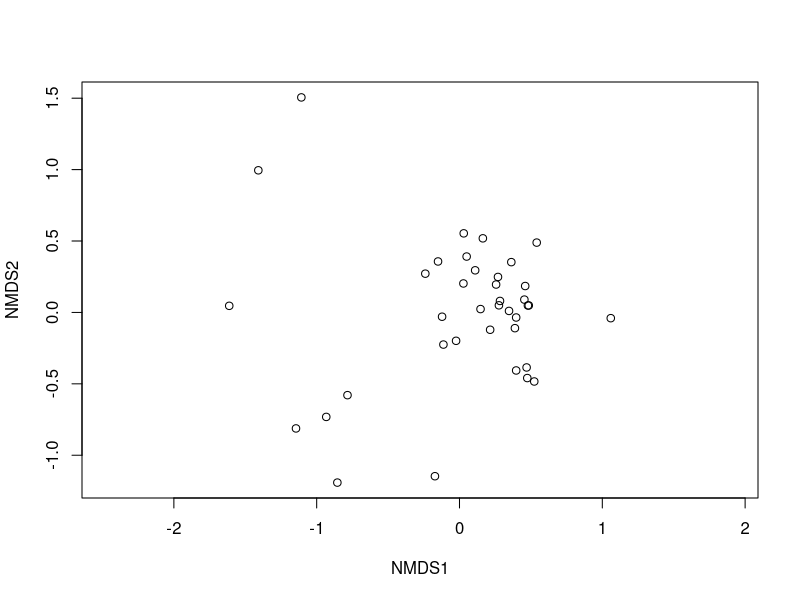

Here is the R script that generated this plot: (Note: this script raises an error after producing the figure.)
## ---- chunk 1


#bring in taxonomy and meta data from working directory. 
#CO1_raw_taxonomy <- read.csv(file = "CO1_ASV_raw_taxonomy_100.csv", header = TRUE, row.names = 1)
#or
#CO1_filtered_taxonomy <- read.csv(file = "CO1_ASV_sum_by_taxonomy_100_filtered.csv", header = TRUE, row.names = 1)
library(vegan)
library(ggplot2)

correlation_metadata <- read.csv("metadata.csv")
correlation_metadata <- correlation_metadata[1:38,]
order.taxa <- read.csv("corder_taxa.csv")
order.taxa[is.na(order.taxa)] <- 0  # Replace NaN & Inf with NA

pca_taxonomy <- order.taxa
pca_metadata <- correlation_metadata
order.taxa$Depths <- correlation_metadata$DEPTH
order.taxa$Station <- correlation_metadata$STATION.NUMBER
#coi_metadata <- read.csv("coi-metadata.csv", row.names = 1)

## ---- chunk 2
# Calculating NMDS correlation

#Converting Absolute Abundance to Relative Abundance, using decostand funciton in vegan
# Calculating relative abundance and creating new dataframe with relative abundance data
pca_taxonomy_rel <- decostand(pca_taxonomy, method = "total")

# Calculate bray distance matrix
pca_taxonomy_dist <- vegdist(pca_taxonomy_rel, method = "bray")

# Running NMDS in vegan (metaMDS), 
pca_taxonomy_NMS <-
  metaMDS(pca_taxonomy_dist,
          distance = "bray",
          k = 3,
          maxit = 999, 
          trymax = 500)


pca_taxonomy_NMS$sample.num <- pca_metadata$SAMPLE..
pca_taxonomy_NMS$depth <- pca_metadata$DEPTH
pca_taxonomy_NMS$station <- pca_metadata$STATION.NUMBER

plot(pca_taxonomy_NMS, type = "n")
points(pca_taxonomy_NMS)

ordi.plot <- ordiplot(pca_taxonomy_NMS, ordiellipse(pca_taxonomy_NMS$points, pca_taxonomy_NMS$sample.num))

#ordicluster or ordiplot or hclust for plotting
cl <- hclust(pca_taxonomy_dist)
pca_taxonomy_NMS_df <- data.frame(pca_taxonomy_NMS$points)

NMS.plot <- plot(pca_taxonomy_NMS
     , type="n")
points(pca_taxonomy_NMS, display = "sites", cex = 0.8, pch=21, col="red", bg="yellow")
text(pca_taxonomy_NMS)
summary(pca_taxonomy_NMS)

ordination <- ordicluster(pca_taxonomy_NMS, cl)
ordiplot(ordination)

factor(pca_taxonomy_NMS$points, levels = all.metadata2$SAMPLE..)

order.taxa$Depths <- all.metadata2$DEPTH
order.taxa$Station <- all.metadata2$STATION.NUMBER



#bring in taxonomy and meta data from working directory. 
#CO1_raw_taxonomy <- read.csv(file = "CO1_ASV_raw_taxonomy_100.csv", header = TRUE, row.names = 1)
#or
#CO1_filtered_taxonomy <- read.csv(file = "CO1_ASV_sum_by_taxonomy_100_filtered.csv", header = TRUE, row.names = 1)

## ---- chunk 3
#pca_taxonomy <- order.taxa[11:38,]
#pca_metadata <- all.metadata2[11:38,]
#coi_metadata <- read.csv("coi-metadata.csv", row.names = 1)

#Converting Absolute Abundance to Relative Abundance, using decostand funciton in vegan
# Calculating relative abundance and creating new dataframe with relative abundance data
pca_taxonomy_rel <- decostand(pca_taxonomy, method = "total")

# Calculate bray distance matrix
pca_taxonomy_dist <- vegdist(pca_taxonomy_rel, method = "bray")

# Running NMDS in vegan (metaMDS), 
pca_taxonomy_NMS <-
  metaMDS(pca_taxonomy_dist,
          distance = "bray",
          k = 3,
          maxit = 999, 
          trymax = 500,
          wascores = TRUE)


#ordicluster or ordiplot or hclust for plotting
cl <- hclust(pca_taxonomy_dist)

plot(pca_taxonomy_NMS
     , type="n")
points(pca_taxonomy_NMS, display = "sites", cex = 0.8, pch=21, col="red", bg="yellow")
text(pca_taxonomy_NMS)

pca_taxonomy_NMS$points

ordiellipse(pca_taxonomy_NMS,iidx, col=1:4, kind = "ehull", lwd=3)

ordination <- ordicluster(pca_taxonomy_NMS, cl)
ordiplot(ordination)

factor(pca_taxonomy_NMS$points, levels = all.metadata2$SAMPLE..)

# PCA analysis with depth as the factor
PCA = prcomp(order.taxa,scale. = T) #you don't need to center and scale before this cause this function does this for you, center is T by default and you set scale. = T
PCs = PCA$x #extracting PC scores
to_plot = data.frame(PC1 = PCs[,1],
                     PC2 = PCs[,2],
                     type = as.factor(all.metadata2$DEPTH)) #put your groups here as type
ggplot(to_plot, aes(PC1, PC2, color = type)) +
  geom_point() + ggtitle("PCA Analysis of Similarity of Sample Site Order Composition")

df.nmds <- data.frame(pca_taxonomy_NMS$points, 
                      type = as.factor(all.metadata2$STATION.NUMBER))
ggplot(df.nmds, aes(MDS1, MDS2, color = type)) + geom_point() + 
  ggtitle("NMDS Analysis of Similarity of Sample Site Order Composition")

## ---- chunk 4
# PCA analysis
PCA = prcomp(order.taxa,scale. = T) #you don't need to center and scale before this cause this function does this for you, center is T by default and you set scale. = T
PCs = PCA$x #extracting PC scores
to_plot = data.frame(PC1 = PCs[,1],
                     PC2 = PCs[,2],
                     type = as.factor(all.metadata2$STATION.NUMBER)) #put your groups here as type
ggplot(to_plot, aes(PC1, PC2, color = type)) +
  geom_point() + ggtitle("PCA Analysis of Similarity of Sample Site Order Composition")

df.nmds <- data.frame(pca_taxonomy_NMS$points, 
                      type = as.factor(all.metadata2$STATION.NUMBER))
ggplot(df.nmds, aes(MDS1, MDS2, color = type)) + geom_point() + 
  ggtitle("NMDS Analysis of Similarity of Sample Site Order Composition")


# CCA analysis
mod <- cca(order.taxa ~ DEPTH, pca_metadata)
plot(mod, type="n", scaling = "symmetric")
## Catch the invisible result of ordihull...
pl <- with(pca_metadata, ordihull(mod, DEPTH,
                              scaling = "symmetric", label = TRUE))
## ... and find centres and areas of the hulls
summary(pl)
## use more colours and add ellipsoid hulls
plot(mod, type = "n")
pl <- with(pca_metadata, ordihull(mod, DEPTH,
                              scaling = "symmetric", col = 1:4,
                              draw= "ehull", label =TRUE))
with(pca_metadata, ordiellipse(mod, DEPTH, scaling = "symmetric",
                           kind = "ehull", col = 1:4, lwd=1, label = TRUE))


